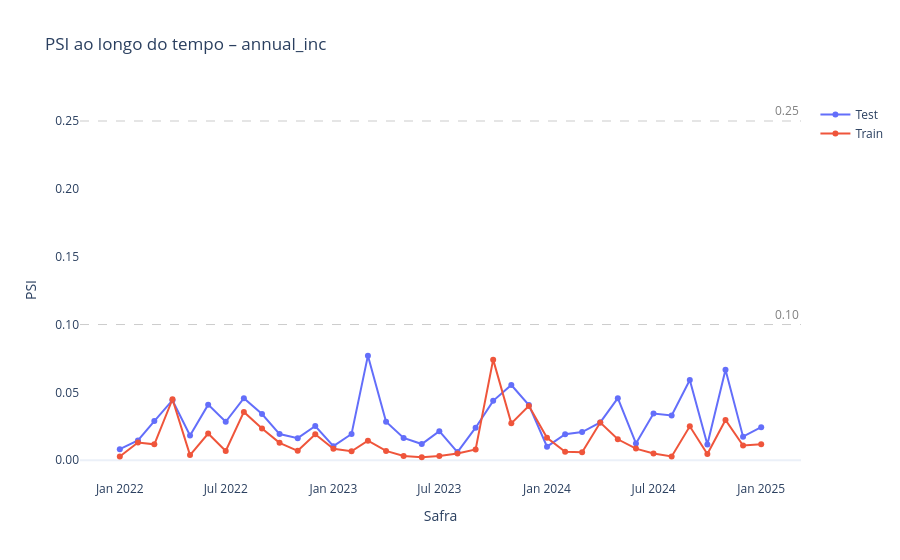

Write notebook code for a chart like this one.
### Code cell
# 2) Apenas para variável 'annual_inc'
fig_annual, df_annual = evaluator.plot_psi(feature='annual_inc')
fig_annual.show()
